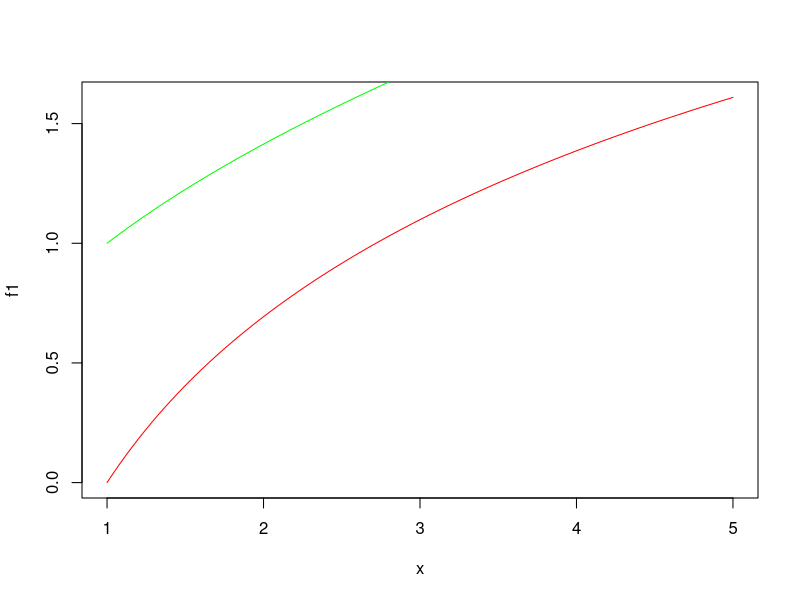

Write R code to recreate this figure.
# Name: Assignment7.R
# Description: This script answers basic R syntax and operations from Assignment 7.
# All work is completed by Judah Alter.

# 1. Plot log(x) (red) and sqrt(x) (green) on [1,5]
x = seq(1, 5, length.out=100)
plot(x, log(x), type="l", col="red", ylab="f1", xlab="x")
lines(x, sqrt(x), col="green")

